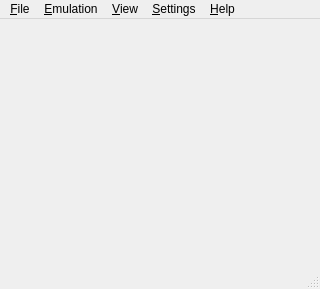
<?xml version="1.0" encoding="UTF-8"?>
<ui version="4.0">
 <class>MainWindow</class>
 <widget class="QMainWindow" name="MainWindow">
  <property name="geometry">
   <rect>
    <x>0</x>
    <y>0</y>
    <width>320</width>
    <height>289</height>
   </rect>
  </property>
  <property name="minimumSize">
   <size>
    <width>0</width>
    <height>0</height>
   </size>
  </property>
  <property name="windowTitle">
   <string>M64Py</string>
  </property>
  <property name="windowIcon">
   <iconset resource="images.qrc">
    <normaloff>:/images/logo.png</normaloff>:/images/logo.png</iconset>
  </property>
  <widget class="QWidget" name="centralWidget">
   <property name="autoFillBackground">
    <bool>false</bool>
   </property>
   <property name="styleSheet">
    <string notr="true">background-color: rgb(255, 255, 255);</string>
   </property>
   <layout class="QVBoxLayout" name="verticalLayout">
    <property name="spacing">
     <number>0</number>
    </property>
    <property name="sizeConstraint">
     <enum>QLayout::SetFixedSize</enum>
    </property>
    <property name="margin">
     <number>0</number>
    </property>
   </layout>
  </widget>
  <widget class="QMenuBar" name="menubar">
   <property name="geometry">
    <rect>
     <x>0</x>
     <y>0</y>
     <width>320</width>
     <height>24</height>
    </rect>
   </property>
   <widget class="QMenu" name="menuFile">
    <property name="title">
     <string>&amp;File</string>
    </property>
    <widget class="QMenu" name="menuLoad">
     <property name="title">
      <string>&amp;Open ROM</string>
     </property>
     <addaction name="actionManually"/>
     <addaction name="actionFromList"/>
    </widget>
    <widget class="QMenu" name="menuRecent">
     <property name="title">
      <string>Open &amp;Recent</string>
     </property>
    </widget>
    <widget class="QMenu" name="menuStateSlot">
     <property name="title">
      <string>Change State Slot</string>
     </property>
    </widget>
    <addaction name="menuLoad"/>
    <addaction name="menuRecent"/>
    <addaction name="separator"/>
    <addaction name="actionLoadState"/>
    <addaction name="actionSaveState"/>
    <addaction name="menuStateSlot"/>
    <addaction name="separator"/>
    <addaction name="actionLoadFrom"/>
    <addaction name="actionSaveAs"/>
    <addaction name="separator"/>
    <addaction name="actionSaveScreenshot"/>
    <addaction name="separator"/>
    <addaction name="actionShowROMInfo"/>
    <addaction name="separator"/>
    <addaction name="actionQuit"/>
   </widget>
   <widget class="QMenu" name="menuSettings">
    <property name="title">
     <string>&amp;Settings</string>
    </property>
    <addaction name="actionPaths"/>
    <addaction name="actionEmulator"/>
    <addaction name="actionGraphics"/>
    <addaction name="actionPlugins"/>
    <addaction name="actionNetplay"/>
   </widget>
   <widget class="QMenu" name="menuHelp">
    <property name="layoutDirection">
     <enum>Qt::LeftToRight</enum>
    </property>
    <property name="title">
     <string>&amp;Help</string>
    </property>
    <property name="separatorsCollapsible">
     <bool>false</bool>
    </property>
    <addaction name="actionAbout"/>
    <addaction name="actionLicense"/>
    <addaction name="actionLog"/>
   </widget>
   <widget class="QMenu" name="menuEmulation">
    <property name="title">
     <string>&amp;Emulation</string>
    </property>
    <addaction name="actionPause"/>
    <addaction name="actionMute"/>
    <addaction name="separator"/>
    <addaction name="actionStop"/>
    <addaction name="actionReset"/>
    <addaction name="actionSoftReset"/>
    <addaction name="separator"/>
    <addaction name="actionLimitFPS"/>
    <addaction name="separator"/>
    <addaction name="actionSlowDown"/>
    <addaction name="actionSpeedUp"/>
    <addaction name="separator"/>
    <addaction name="actionCheats"/>
   </widget>
   <widget class="QMenu" name="menuView">
    <property name="title">
     <string>&amp;View</string>
    </property>
    <widget class="QMenu" name="menuWindowSize">
     <property name="title">
      <string>Window Size</string>
     </property>
     <addaction name="action1X"/>
     <addaction name="action2X"/>
     <addaction name="action3X"/>
    </widget>
    <addaction name="menuWindowSize"/>
    <addaction name="separator"/>
    <addaction name="actionFullscreen"/>
   </widget>
   <addaction name="menuFile"/>
   <addaction name="menuEmulation"/>
   <addaction name="menuView"/>
   <addaction name="menuSettings"/>
   <addaction name="menuHelp"/>
  </widget>
  <widget class="QStatusBar" name="statusbar">
   <property name="styleSheet">
    <string notr="true">QStatusBar::item { border: 0px solid; }
QStatusBar { margin:0px; }</string>
   </property>
  </widget>
  <action name="actionManually">
   <property name="icon">
    <iconset resource="icons.qrc">
     <normaloff>:/icons/action_open_manually.png</normaloff>:/icons/action_open_manually.png</iconset>
   </property>
   <property name="text">
    <string>&amp;Manually...</string>
   </property>
  </action>
  <action name="actionFromList">
   <property name="icon">
    <iconset resource="icons.qrc">
     <normaloff>:/icons/action_open_from_list.png</normaloff>:/icons/action_open_from_list.png</iconset>
   </property>
   <property name="text">
    <string>From &amp;List...</string>
   </property>
  </action>
  <action name="actionKeyboard">
   <property name="text">
    <string>&amp;Keyboard</string>
   </property>
  </action>
  <action name="actionAbout">
   <property name="icon">
    <iconset resource="icons.qrc">
     <normaloff>:/icons/action_about.png</normaloff>:/icons/action_about.png</iconset>
   </property>
   <property name="text">
    <string>&amp;About</string>
   </property>
  </action>
  <action name="actionClearHistory">
   <property name="enabled">
    <bool>false</bool>
   </property>
   <property name="text">
    <string>&amp;Clear history</string>
   </property>
  </action>
  <action name="actionPaths">
   <property name="icon">
    <iconset resource="icons.qrc">
     <normaloff>:/icons/action_paths.png</normaloff>:/icons/action_paths.png</iconset>
   </property>
   <property name="text">
    <string>Paths</string>
   </property>
  </action>
  <action name="actionGraphic">
   <property name="text">
    <string>Graphics</string>
   </property>
  </action>
  <action name="actionEmulator">
   <property name="icon">
    <iconset resource="icons.qrc">
     <normaloff>:/icons/action_emulator.png</normaloff>:/icons/action_emulator.png</iconset>
   </property>
   <property name="text">
    <string>Emulator</string>
   </property>
  </action>
  <action name="actionNetplay">
   <property name="icon">
    <iconset resource="icons.qrc">
     <normaloff>:/icons/action_plugins.png</normaloff>:/icons/action_plugins.png</iconset>
   </property>
   <property name="text">
    <string>Netplay</string>
   </property>
  </action>
  <action name="actionPlugins">
   <property name="icon">
    <iconset resource="icons.qrc">
     <normaloff>:/icons/action_plugins.png</normaloff>:/icons/action_plugins.png</iconset>
   </property>
   <property name="text">
    <string>Plugins</string>
   </property>
  </action>
  <action name="actionLicense">
   <property name="icon">
    <iconset resource="icons.qrc">
     <normaloff>:/icons/action_license.png</normaloff>:/icons/action_license.png</iconset>
   </property>
   <property name="text">
    <string>License</string>
   </property>
  </action>
  <action name="actionLoadState">
   <property name="enabled">
    <bool>false</bool>
   </property>
   <property name="icon">
    <iconset resource="icons.qrc">
     <normaloff>:/icons/action_state_load.png</normaloff>:/icons/action_state_load.png</iconset>
   </property>
   <property name="text">
    <string>Load State</string>
   </property>
   <property name="shortcut">
    <string>F7</string>
   </property>
  </action>
  <action name="actionSaveState">
   <property name="enabled">
    <bool>false</bool>
   </property>
   <property name="icon">
    <iconset resource="icons.qrc">
     <normaloff>:/icons/action_state_save.png</normaloff>:/icons/action_state_save.png</iconset>
   </property>
   <property name="text">
    <string>Save State</string>
   </property>
   <property name="shortcut">
    <string>F5</string>
   </property>
  </action>
  <action name="slot0">
   <property name="checkable">
    <bool>true</bool>
   </property>
   <property name="checked">
    <bool>true</bool>
   </property>
   <property name="text">
    <string notr="true">0</string>
   </property>
  </action>
  <action name="slot1">
   <property name="checkable">
    <bool>true</bool>
   </property>
   <property name="text">
    <string notr="true">1</string>
   </property>
  </action>
  <action name="slot2">
   <property name="checkable">
    <bool>true</bool>
   </property>
   <property name="text">
    <string notr="true">2</string>
   </property>
  </action>
  <action name="slot3">
   <property name="checkable">
    <bool>true</bool>
   </property>
   <property name="text">
    <string notr="true">3</string>
   </property>
  </action>
  <action name="slot4">
   <property name="checkable">
    <bool>true</bool>
   </property>
   <property name="text">
    <string notr="true">4</string>
   </property>
  </action>
  <action name="slot5">
   <property name="checkable">
    <bool>true</bool>
   </property>
   <property name="text">
    <string notr="true">5</string>
   </property>
  </action>
  <action name="slot6">
   <property name="checkable">
    <bool>true</bool>
   </property>
   <property name="text">
    <string notr="true">6</string>
   </property>
  </action>
  <action name="slot7">
   <property name="checkable">
    <bool>true</bool>
   </property>
   <property name="text">
    <string notr="true">7</string>
   </property>
  </action>
  <action name="slot8">
   <property name="checkable">
    <bool>true</bool>
   </property>
   <property name="text">
    <string notr="true">8</string>
   </property>
  </action>
  <action name="slot9">
   <property name="checkable">
    <bool>true</bool>
   </property>
   <property name="text">
    <string notr="true">9</string>
   </property>
  </action>
  <action name="actionQuit">
   <property name="icon">
    <iconset resource="icons.qrc">
     <normaloff>:/icons/action_quit.png</normaloff>:/icons/action_quit.png</iconset>
   </property>
   <property name="text">
    <string>&amp;Quit</string>
   </property>
  </action>
  <action name="actionSaveScreenshot">
   <property name="enabled">
    <bool>false</bool>
   </property>
   <property name="icon">
    <iconset resource="icons.qrc">
     <normaloff>:/icons/action_screenshot.png</normaloff>:/icons/action_screenshot.png</iconset>
   </property>
   <property name="text">
    <string>&amp;Save Screenshot</string>
   </property>
   <property name="shortcut">
    <string>F12</string>
   </property>
  </action>
  <action name="actionResume">
   <property name="enabled">
    <bool>false</bool>
   </property>
   <property name="text">
    <string>&amp;Resume</string>
   </property>
  </action>
  <action name="actionPause">
   <property name="checkable">
    <bool>true</bool>
   </property>
   <property name="enabled">
    <bool>false</bool>
   </property>
   <property name="text">
    <string>&amp;Pause</string>
   </property>
   <property name="shortcut">
    <string>P</string>
   </property>
  </action>
  <action name="actionStop">
   <property name="enabled">
    <bool>false</bool>
   </property>
   <property name="icon">
    <iconset resource="icons.qrc">
     <normaloff>:/icons/action_stop.png</normaloff>:/icons/action_stop.png</iconset>
   </property>
   <property name="text">
    <string>&amp;Stop</string>
   </property>
   <property name="shortcut">
    <string>Esc</string>
   </property>
  </action>
  <action name="actionShowROMInfo">
   <property name="enabled">
    <bool>false</bool>
   </property>
   <property name="icon">
    <iconset resource="icons.qrc">
     <normaloff>:/icons/action_rom_info.png</normaloff>:/icons/action_rom_info.png</iconset>
   </property>
   <property name="text">
    <string>Show ROM Info...</string>
   </property>
  </action>
  <action name="action1X">
   <property name="checkable">
    <bool>true</bool>
   </property>
   <property name="checked">
    <bool>false</bool>
   </property>
  </action>
  <action name="action2X">
   <property name="checkable">
    <bool>true</bool>
   </property>
  </action>
  <action name="action960x720">
   <property name="checkable">
    <bool>true</bool>
   </property>
   <property name="text">
    <string>960x720</string>
   </property>
  </action>
  <action name="actionFullscreen">
   <property name="checkable">
    <bool>false</bool>
   </property>
   <property name="enabled">
    <bool>false</bool>
   </property>
   <property name="icon">
    <iconset resource="icons.qrc">
     <normaloff>:/icons/action_fullscreen.png</normaloff>:/icons/action_fullscreen.png</iconset>
   </property>
   <property name="text">
    <string>Fullscreen</string>
   </property>
   <property name="shortcut">
    <string>Alt+Return</string>
   </property>
  </action>
  <action name="actionStatusBar">
   <property name="checkable">
    <bool>true</bool>
   </property>
   <property name="checked">
    <bool>true</bool>
   </property>
   <property name="text">
    <string>Status Bar</string>
   </property>
   <property name="visible">
    <bool>true</bool>
   </property>
  </action>
  <action name="actionReset">
   <property name="enabled">
    <bool>false</bool>
   </property>
   <property name="icon">
    <iconset resource="icons.qrc">
     <normaloff>:/icons/action_reset.png</normaloff>:/icons/action_reset.png</iconset>
   </property>
   <property name="text">
    <string>&amp;Reset</string>
   </property>
   <property name="shortcut">
    <string>F9</string>
   </property>
  </action>
  <action name="actionMute">
   <property name="checkable">
    <bool>true</bool>
   </property>
   <property name="enabled">
    <bool>false</bool>
   </property>
   <property name="text">
    <string>&amp;Mute</string>
   </property>
   <property name="shortcut">
    <string>M</string>
   </property>
  </action>
  <action name="actionSlowDown">
   <property name="enabled">
    <bool>false</bool>
   </property>
   <property name="icon">
    <iconset resource="icons.qrc">
     <normaloff>:/icons/action_speed_down.png</normaloff>:/icons/action_speed_down.png</iconset>
   </property>
   <property name="text">
    <string>Slow Down</string>
   </property>
   <property name="shortcut">
    <string>F10</string>
   </property>
  </action>
  <action name="actionSpeedUp">
   <property name="enabled">
    <bool>false</bool>
   </property>
   <property name="icon">
    <iconset resource="icons.qrc">
     <normaloff>:/icons/action_speed_up.png</normaloff>:/icons/action_speed_up.png</iconset>
   </property>
   <property name="text">
    <string>Speed Up</string>
   </property>
   <property name="shortcut">
    <string>F11</string>
   </property>
  </action>
  <action name="action3X">
   <property name="checkable">
    <bool>true</bool>
   </property>
  </action>
  <action name="actionCheats">
   <property name="enabled">
    <bool>false</bool>
   </property>
   <property name="icon">
    <iconset resource="icons.qrc">
     <normaloff>:/icons/action_cheats.png</normaloff>:/icons/action_cheats.png</iconset>
   </property>
   <property name="text">
    <string>Cheats...</string>
   </property>
   <property name="shortcut">
    <string>F2</string>
   </property>
  </action>
  <action name="actionCustom"/>
  <action name="actionLoadFrom">
   <property name="enabled">
    <bool>false</bool>
   </property>
   <property name="icon">
    <iconset resource="icons.qrc">
     <normaloff>:/icons/action_state_load.png</normaloff>:/icons/action_state_load.png</iconset>
   </property>
   <property name="text">
    <string>Load State...</string>
   </property>
  </action>
  <action name="actionSaveAs">
   <property name="enabled">
    <bool>false</bool>
   </property>
   <property name="icon">
    <iconset resource="icons.qrc">
     <normaloff>:/icons/action_state_save.png</normaloff>:/icons/action_state_save.png</iconset>
   </property>
   <property name="text">
    <string>Save State As...</string>
   </property>
  </action>
  <action name="actionLimitFPS">
   <property name="checkable">
    <bool>true</bool>
   </property>
   <property name="checked">
    <bool>true</bool>
   </property>
   <property name="enabled">
    <bool>false</bool>
   </property>
   <property name="text">
    <string>Limit FPS</string>
   </property>
  </action>
  <action name="actionSoftReset">
   <property name="enabled">
    <bool>false</bool>
   </property>
   <property name="icon">
    <iconset resource="icons.qrc">
     <normaloff>:/icons/action_reset.png</normaloff>:/icons/action_reset.png</iconset>
   </property>
   <property name="text">
    <string>Sof&amp;t Reset</string>
   </property>
   <property name="shortcut">
    <string>F8</string>
   </property>
  </action>
  <action name="actionGraphics">
   <property name="icon">
    <iconset resource="icons.qrc">
     <normaloff>:/icons/action_graphics.png</normaloff>:/icons/action_graphics.png</iconset>
   </property>
   <property name="text">
    <string>Graphics</string>
   </property>
  </action>
  <action name="actionLog">
   <property name="icon">
    <iconset resource="icons.qrc">
     <normaloff>:/icons/action_log_viewer.png</normaloff>:/icons/action_log_viewer.png</iconset>
   </property>
   <property name="text">
    <string>&amp;Log Viewer</string>
   </property>
  </action>
 </widget>
 <resources>
  <include location="images.qrc"/>
  <include location="icons.qrc"/>
 </resources>
 <connections>
  <connection>
   <sender>actionQuit</sender>
   <signal>triggered()</signal>
   <receiver>MainWindow</receiver>
   <slot>close()</slot>
   <hints>
    <hint type="sourcelabel">
     <x>-1</x>
     <y>-1</y>
    </hint>
    <hint type="destinationlabel">
     <x>159</x>
     <y>119</y>
    </hint>
   </hints>
  </connection>
 </connections>
</ui>
